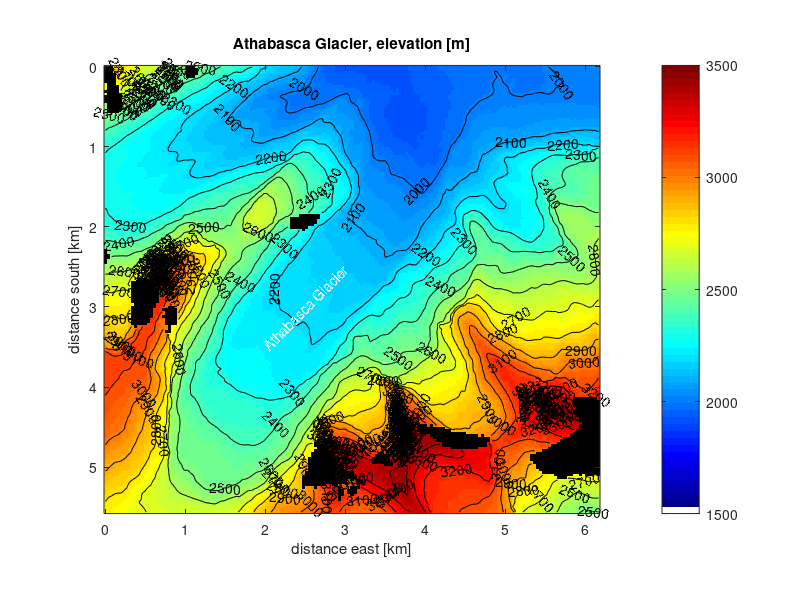

The MATLAB script that drew this image:
%
% plotAtha
%
%
% Plots topographic map for Athabasca Glacier
%


display('Loading data...');
load data_athabasca

% Plotting map of Athabasca Glacier
display('Plotting Athabasca Glacier...');
figure
imagesc(x_atha,y_atha,h_atha);
hold on
[c,p]=contour(x_atha,y_atha,h_atha,[0:100:4000],'k');
clabel(c,p);
hold off
caxis([1500 3500]);
colormap(cmap);
colorbar;
axis equal tight
xlabel('distance east [km]');
ylabel('distance south [km]');
title('Athabasca Glacier, elevation [m]');
text(2,3.5,'Athabasca Glacier','Rotation',45,'color','white');





